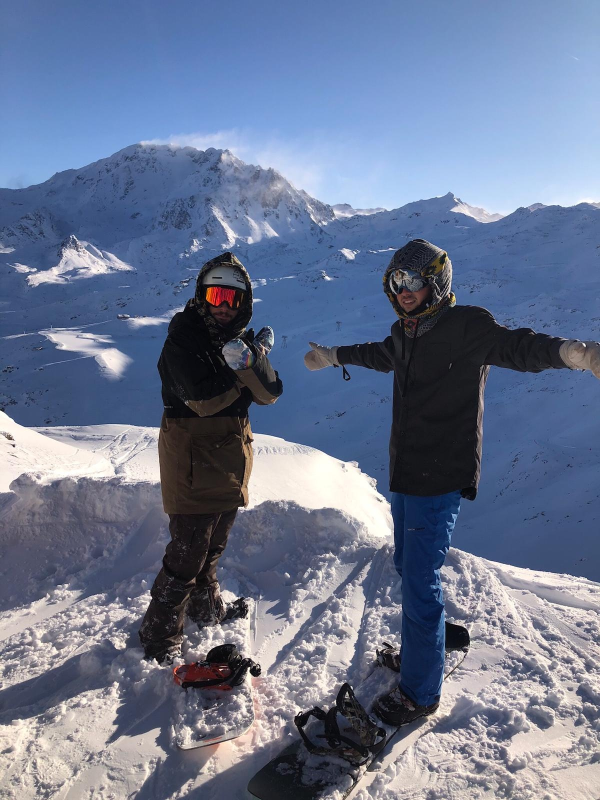
#> input picture resources/imagesinput.jpg, 1200 x 1600 px (shown at 1/2 size)
$ python -i draw.py   (imports and definitions only)
#> lines starting #> are read from the running program, lines starting #| are printed output that depends on the picture; after the words box and inside, x2 and y2 are one past the last pixel; in counts of white or black regions, pixels touching at a corner belong together
### linedraw/strokesort.py
from linedraw.util import *


def sortlines(lines):
    print("optimizing stroke sequence...")
    clines = lines[:]
    slines = [clines.pop(0)]
    while clines != []:
        x,s,r = None,1000000,False
        for l in clines:
            d = distsum(l[0],slines[-1][-1])
            dr = distsum(l[-1],slines[-1][-1])
            if d < s:
                x,s,r = l[:],d,False
            if dr < s:
                x,s,r = l[:],s,True

        clines.remove(x)
        if r == True:
            x = x[::-1]
        slines.append(x)
    return slines

# [13 lines left out: function visualize, not called in this run]

# [6 lines that do not run on import are left out]

### linedraw/util.py
# [6 lines left out: function midpt, not called in this run]

def distsum(*args):
    return sum([ ((args[i][0]-args[i-1][0])**2 + (args[i][1]-args[i-1][1])**2)**0.5 for i in range(1,len(args))])

### linedraw/draw.py
import argparse

from PIL import Image, ImageOps, ImageDraw, ImageChops

from linedraw.filters import *
from linedraw.strokesort import *
from linedraw.util import *

no_cv = False
export_path = "my_out.svg"
draw_contours = True
draw_hatch = False
show_bitmap = False
resolution = 1024
hatch_size = 16
contour_simplify = 1

try:
    import numpy as np
    import cv2
except:
    print("Cannot import numpy/openCV. Switching to NO_CV mode.")
    no_cv = True

def trim(im):
   bg = Image.new(im.mode, im.size, im.getpixel((0,0)))
   diff = ImageChops.difference(im, bg)
   diff = ImageChops.add(diff, diff, 2.0, -100)
   bbox = diff.getbbox()
   if bbox:
    return im.crop(bbox)

def find_edges(IM):
    print("finding edges...")
    if no_cv:
        #appmask(IM,[F_Blur])
        appmask(IM,[F_SobelX,F_SobelY])
    # [5 lines of commented-out code are left out]
    return trim(IM).point(lambda p: p > 128 and 255)


def getdots(IM):
    print("getting contour points...")
    PX = IM.load()
    dots = []
    w,h = IM.size
    for y in range(h-1):
        row = []
        for x in range(1,w):
            if PX[x,y] != 255:
                if len(row) > 0:
                    if x-row[-1][0] == row[-1][-1]+1:
                        row[-1] = (row[-1][0],row[-1][-1]+1)
                    else:
                        row.append((x,0))
                else:
                    row.append((x,0))
        dots.append(row)
    return dots

def connectdots(dots):
    print("connecting contour points...")
    contours = []
    for y in range(len(dots)):
        for x,v in dots[y]:
            if v > -1:
                if y == 0:
                    contours.append([(x,y)])
                else:
                    closest = -1
                    cdist = 100
                    for x0,v0 in dots[y-1]:
                        if abs(x0-x) < cdist:
                            cdist = abs(x0-x)
                            closest = x0

                    if cdist > 3:
                        contours.append([(x,y)])
                    else:
                        found = 0
                        for i in range(len(contours)):
                            if contours[i][-1] == (closest,y-1):
                                contours[i].append((x,y,))
                                found = 1
                                break
                        if found == 0:
                            contours.append([(x,y)])
        for c in contours:
            if c[-1][1] < y-1 and len(c)<4:
                contours.remove(c)
    return contours


def getcontours(IM,sc=2):
    print("generating contours...")
    IM = find_edges(IM)
    IM1 = IM.copy()
    IM2 = IM.rotate(-90,expand=True).transpose(Image.FLIP_LEFT_RIGHT)
    dots1 = getdots(IM1)
    contours1 = connectdots(dots1)
    dots2 = getdots(IM2)
    contours2 = connectdots(dots2)

    for i in range(len(contours2)):
        contours2[i] = [(c[1],c[0]) for c in contours2[i]]
    contours = contours1+contours2

    for i in range(len(contours)):
        for j in range(len(contours)):
            if len(contours[i]) > 0 and len(contours[j])>0:
                if distsum(contours[j][0],contours[i][-1]) < 8:
                    contours[i] = contours[i]+contours[j]
                    contours[j] = []

    for i in range(len(contours)):
        contours[i] = [contours[i][j] for j in range(0,len(contours[i]),8)]


    contours = [c for c in contours if len(c) > 1]

    for i in range(0,len(contours)):
        contours[i] = [(v[0]*sc,v[1]*sc) for v in contours[i]]

    # for i in range(0,len(contours)):
    #     for j in range(0,len(contours[i])):
    #         contours[i][j] = int(contours[i][j][0]+10*perlin.noise(i*0.5,j*0.1,1)),int(contours[i][j][1]+10*perlin.noise(i*0.5,j*0.1,2))

    return contours


# [39 lines left out: function hatch, not called in this run]


def sketchImage(IM):
    w, h = IM.size

    IM = IM.convert("L")
    IM = ImageOps.autocontrast(IM, 10)

    lines = []
    if draw_contours:
        lines += getcontours(IM.resize((resolution // contour_simplify, resolution // contour_simplify * h // w)),
                             contour_simplify)
    # if draw_hatch:
    #     lines += hatch(IM.resize((resolution // hatch_size, resolution // hatch_size * h // w)), hatch_size)

    lines = sortlines(lines)
    if show_bitmap:
        disp = Image.new("RGB", (resolution, resolution * h // w), (255, 255, 255))
        draw = ImageDraw.Draw(disp)
        for l in lines:
            draw.line(l, (0, 0, 0), 5)
        disp.show()

    f = open(export_path, 'w')
    f.write(makesvg(lines))
    f.close()
    return lines


# [12 lines left out: function sketch, not called in this run]


def makesvg(lines):
    print("generating svg file...")
    out = '<svg xmlns="http://www.w3.org/2000/svg" version="1.1">'
    for l in lines:
        print("Making line to svg: " + str(l))
        l = ",".join([str(p[0]*0.5)+","+str(p[1]*0.5) for p in l])
        out += '<polyline points="'+l+'" stroke="black" stroke-width="2" fill="none" />\n'
    out += '</svg>'
    return out


# [45 lines not run here, left out]

>>> from PIL import Image
>>> picture = Image.open('../resources/imagesinput.jpg')
#> picture is the input picture: PIL image 1200x1600 RGB; mean R, G, B 107.1, 118.9, 145.3
>>> result = sketchImage(picture)
#> in sketchImage, `IM = IM.convert("L")`:
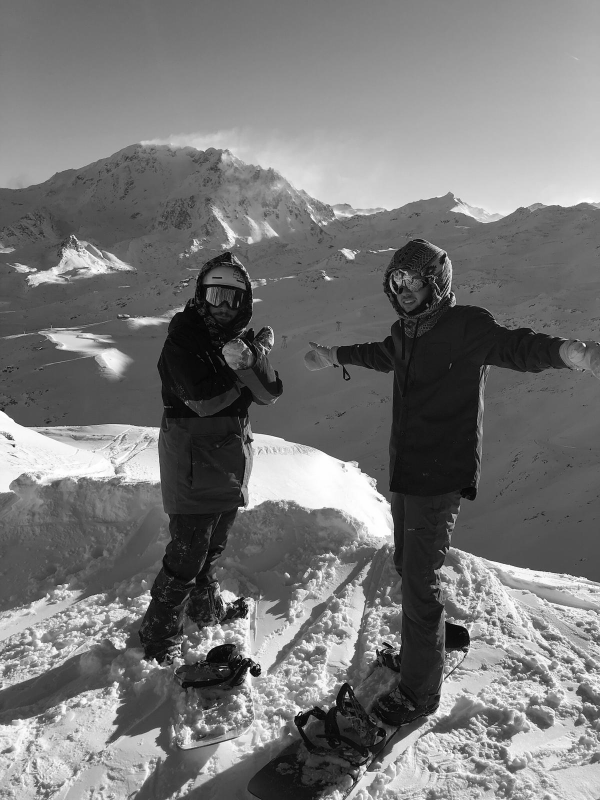
#> IM: PIL image 1200x1600 L (shown at 1/2 size); min 0, max 255, mean 118.4
#> in trim, `bg = Image.new(im.mode, im.size, im.getpixel((0,0)))`: bg: PIL image 1024x1365 L; every value is 110
#> in trim, `diff = ImageChops.difference(im, bg)`:
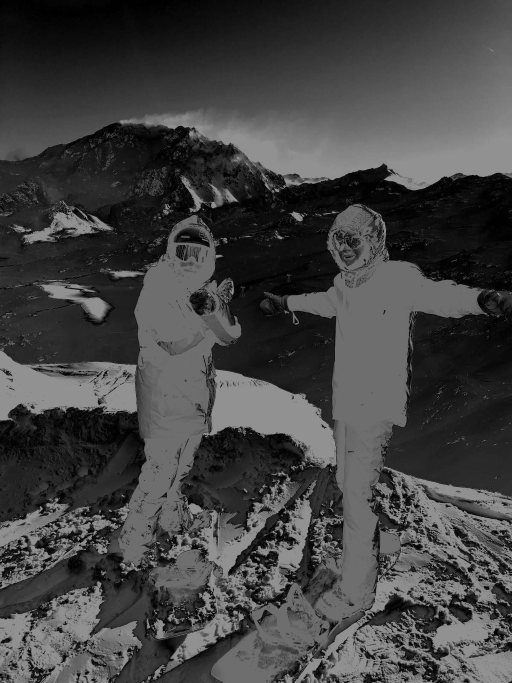
#> diff: PIL image 1024x1365 L (shown at 1/2 size); min 0, max 145, mean 66.4
#> in trim, `diff = ImageChops.difference(im, bg)`:
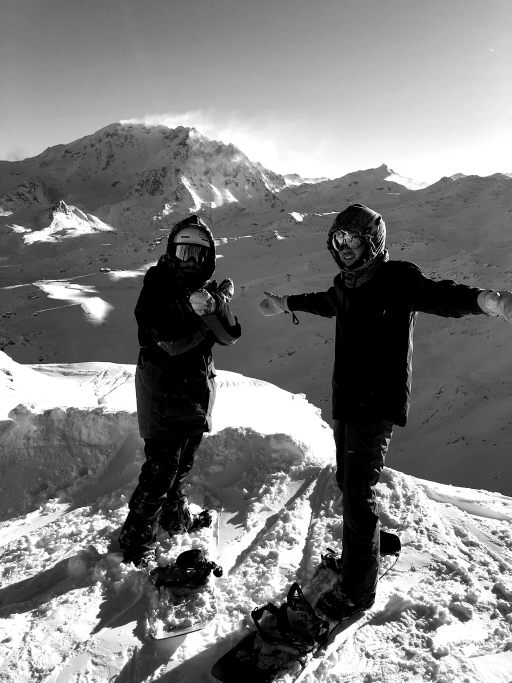
#> im: PIL image 1024x1365 L (shown at 1/2 size); min 0, max 255, mean 124
#> in trim, `diff = ImageChops.add(diff, diff, 2.0, -100)`:
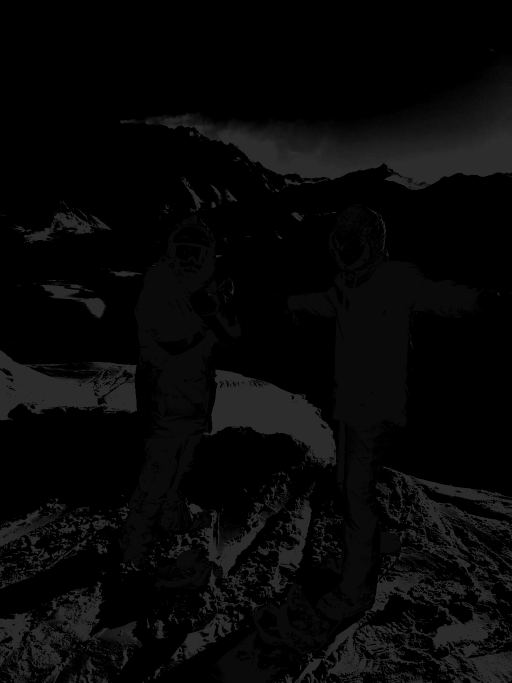
#> diff: PIL image 1024x1365 L (shown at 1/2 size); min 0, max 45, mean 7.8
#> in trim, `bbox = diff.getbbox()`: bbox = (0, 96, 1024, 1365)
#> in trim, `return im.crop(bbox)`:
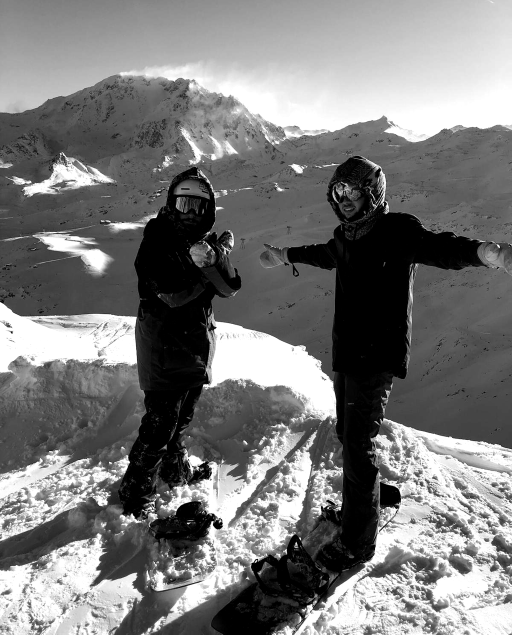
#> returned value: PIL image 1024x1269 L (shown at 1/2 size); min 0, max 255, mean 122.7
#> in find_edges, `return trim(IM).point(lambda p: p > 128 and 255)`:
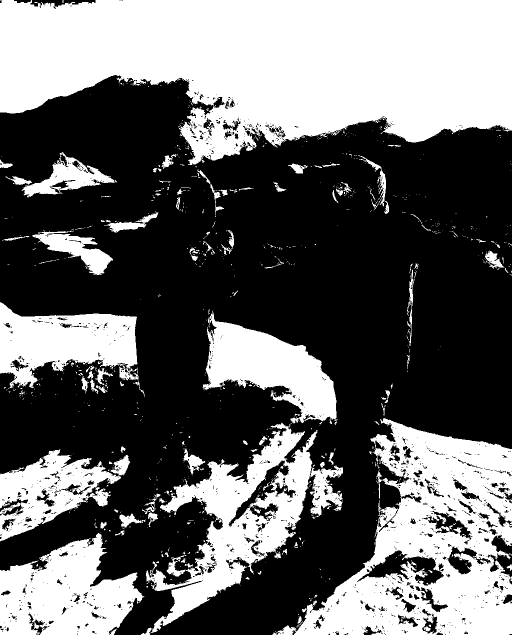
#> returned value: PIL image 1024x1269 L (shown at 1/2 size); 41.1% white; 1019 white regions (889 under 20 px), largest, box (x1, y1, x2, y2) and area: (0, 0, 1024, 330) 242322, (545, 836, 1024, 1269) 97877, (292, 845, 635, 1266) 46877
#> in getcontours, `IM2 = IM.rotate(-90,expand=True).transpose(Image.FLIP_LEFT_RIGHT)`:
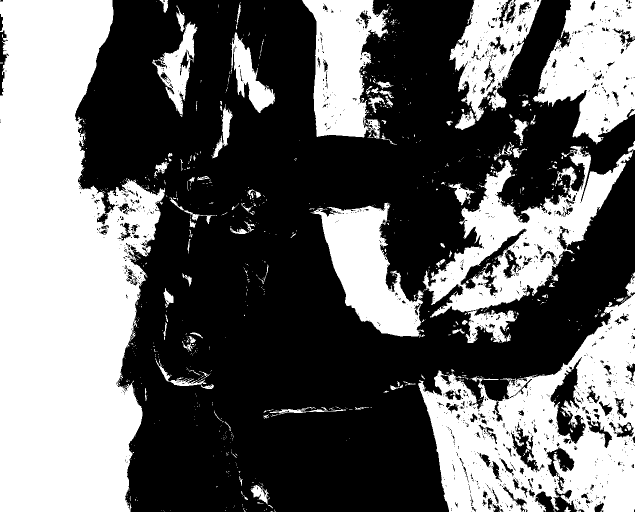
#> IM2: PIL image 1269x1024 L (shown at 1/2 size); 41.1% white; 1019 white regions (889 under 20 px), largest, box (x1, y1, x2, y2) and area: (0, 0, 330, 1024) 242322, (836, 545, 1269, 1024) 97877, (845, 292, 1266, 635) 46877
#> in getcontours, `dots1 = getdots(IM1)`: dots1 = 1268 items
#> after the loop in connectdots, `for y in range(len(dots)):`: contours = 1256 items
#> in getcontours, `dots2 = getdots(IM2)`: dots2 = 1023 items
#> in getcontours, `contours2 = connectdots(dots2)`: contours2 = 1396 items
#> in getcontours, `contours = contours1+contours2`: contours = 2652 items
#> after the loop in getcontours, `for i in range(len(contours)):`: contours = 2652 items, first 6: [], [], [], [], [], []
#> in getcontours, `contours = [c for c in contours if len(c) > 1]`: contours = 524 items
#> in sortlines, `slines = [clines.pop(0)]`: slines = [[(109, 6), (108, 14), (111, 16)]]
#> the loop in sortlines, `while clines != []:` made 523 passes
#> after the loop in sortlines, `while clines != []:`: clines = []; slines = 524 items
#> the loop in makesvg, `for l in lines:` made 524 passes
#> l on passes 1, 4, 7: [(109, 6), (108, 14), (111, 16)], [(96, 198), (88, 206), (76, 214)], [(64, 641), (72, 644), (82, 643), (95, 644), (102, 637)]
#> (printed output is left out)
#> result = 524 items
